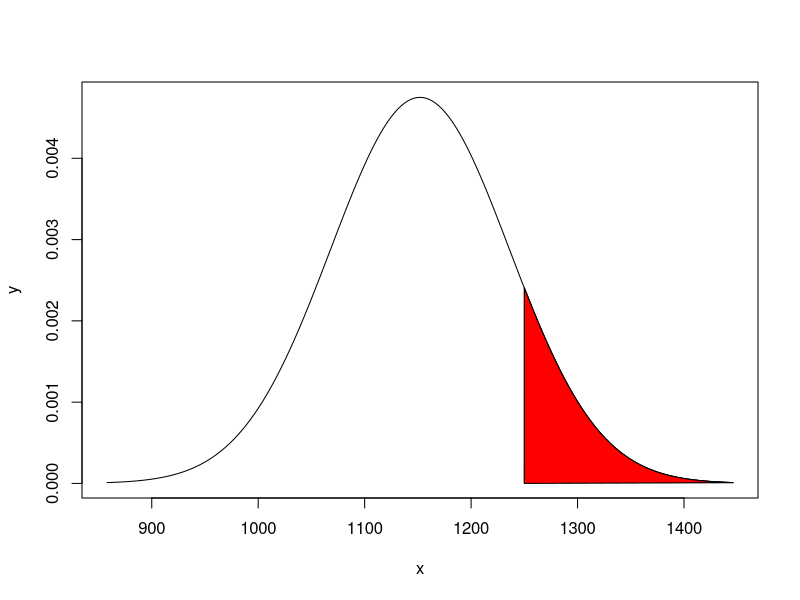
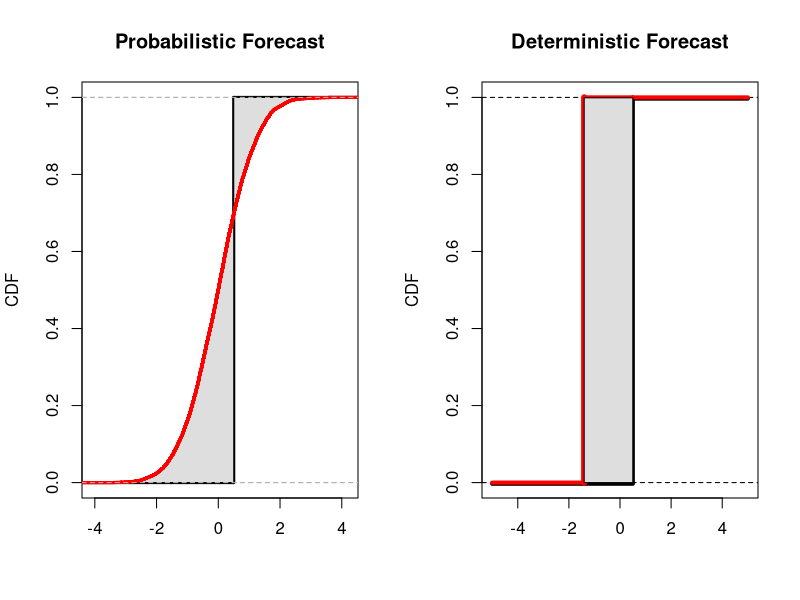

Reproduce these figures in R, in order.





mean=1152
sd=84
x <- seq(-3.5,3.5,length=10000)*sd + mean
y <- dnorm(x,mean,sd)


plot(x, y, type="l")
polygon(c( x[x>=1250], max(x) ),  c(y[x==max(x)], y[x>=1250] ), col="red")

polygon(c( x[x>=1250], 1250 ), 
        c(y[x>=1250],0 ), col="red")



###############################################

par(mfrow=c(1,2))


z <- pnorm(x,mean,sd)
k <- rnorm(10000)

plot(ecdf(k),lwd=3,col='red',xlab='',ylab='CDF',main='Probabilistic Forecast')
x <- seq(-5,5,length=100000)
y <- pnorm(x)
x0 <- 0.5
lines(c(-5,x0),c(0,0),type='l',lwd=3)
lines(c(x0,x0),c(0,1),type='l',lwd=3)
lines(c(x0,5),c(1,1),type='l',lwd=3)

polygon(c( x[x<=x0], x0 ), 
        c(y[x<=x0],0 ), col="gray87")
polygon(c( x[x>=x0], x0 ), 
        c(y[x>=x0],1 ), col="gray87")
lines(ecdf(k),lwd=3,col='red')



plot(c(-5,5),c(0,1),xlab='',ylab='CDF',main='Deterministic Forecast',type='n')
abline(h=1,lty=2);abline(h=0,lty=2)
yjitter1 <-0.997
yjitter2 <--0.003 
lines(c(-5,x0),c(yjitter2,yjitter2),type='l',lwd=4)
lines(c(x0,x0),c(0,1),type='l',lwd=4)
lines(c(x0,5),c(yjitter1,yjitter1),type='l',lwd=4)

xp <- -1.4
lines(c(-5,xp),c(0,0),type='l',lwd=4,col='red')
lines(c(xp,xp),c(0,1),type='l',lwd=6,col='red')
lines(c(xp,5),c(1,1),type='l',lwd=4,col='red')

polygon(c( xp,x0, x0,xp ), 
        c(0,0,0.999,0.999), col="gray87")


###############################################





